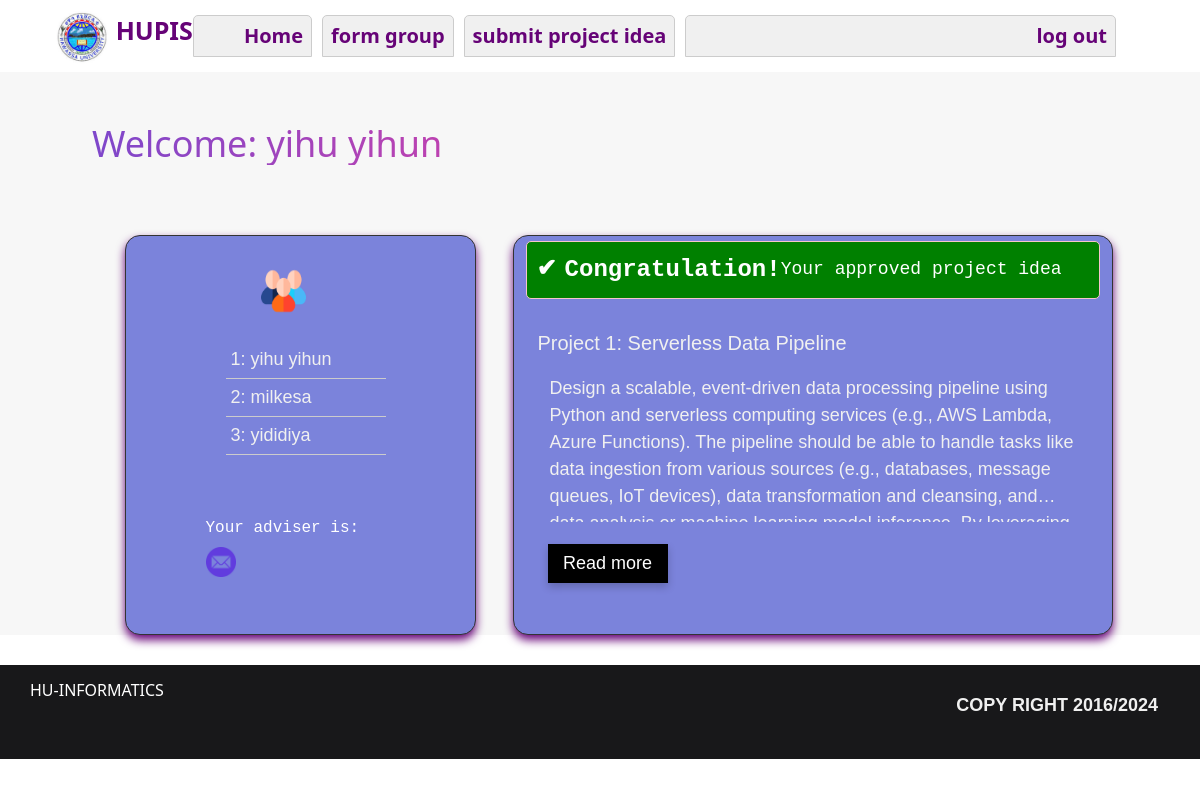
The page /home (signed in) on the database its author committed.
### nlp/models.py (models this page shows, shortened)
class User(db.Model,UserMixin):
    id = db.Column(db.Integer, primary_key=True)
    name = db.Column(db.String(80))
    email = db.Column(db.String(80), unique=True)
    dpt = db.Column(db.String(80))
    password = db.Column(db.String(80))
    is_student = db.Column(db.Boolean, default=False)
    is_dpthead = db.Column(db.Boolean, default=False)
    is_adviser = db.Column(db.Boolean, default=False)

class Student(User):
    studid = db.Column(db.Integer, unique=True)
    year = db.Column(db.Integer)
    is_grouped = db.Column(db.Boolean, default=False)
    group_id = db.Column(db.String(100))

class Newproject(db.Model):
    id = db.Column(db.Integer, primary_key=True)
    title = db.Column(db.String(200), unique=True)
    description = db.Column(db.String(255), unique=True)
    pdpt = db.Column(db.String(50))
    group_id = db.Column(db.String(100)) # check
    adviser_name = db.Column(db.String(100),default =None)
    is_approved = db.Column(db.Boolean, default=False)
    year = db.Column(db.Integer)
    date = db.Column(db.DateTime(timezone=True), nullable=False, default=datetime.now(timezone.utc))

### nlp/student/routes.py (the view)
@student.route('/home', methods=['GET', 'POST'])
@login_required
@student_required
def home():
    currentUser = Student.query.filter_by(id=current_user.id).first()
    groupID = currentUser.group_id
    userProject = Newproject.query.filter_by(group_id=groupID).all()
    adv = []
    if len(userProject)==1:
       adv= Adviser.query.filter_by(name=userProject[0].adviser_name).first()
    else:
       print("no adviser")
    groupStud = []
    if groupID or userProject:
        groupStud = Student.query.filter_by(group_id=groupID).all()
    else:
        flash("You do not have any project available and not grouped yet", 'danger')
    return render_template('home.html', title='Home Page',
                           currentUser=currentUser,
                           groupStud=groupStud,
                           userProject=userProject,
                           adv=adv
                           )

### nlp/models.py (called while the page is built)
@login_manager.user_loader
def load_user(user_id):
    return User.query.get(int(user_id))

### nlp/student/routes.py (called while the page is built)
def student_required(f):
    @wraps(f)
    def stud_decorated_function(*args, **kwargs):
        if not current_user.is_authenticated or not current_user.is_student:
            flash('You are not authorized to access this page.', 'danger')
            return redirect(url_for('student.login'))
        return f(*args, **kwargs)
    return stud_decorated_function

### nlp/templates/home.html (shortened to what this page needs)
{% extends "base.html" %}
{% block content %}
<div class="container-fluid home-background">
    <h2 class="text-home-bg-white" style="padding-top:50px; padding-left: 80px; margin-bottom:70px;"> Welcome: {{ currentUser.name }}</h2>
    <div class="row justify-content-center dsp">
        <div class="col-md-4">
            <div class="group-box box1">
                <div class="groups">
                    <img src="../static/images/group2.png" width="100" height="60" style="margin-top:10px; padding-left: 55px; " alt="">
                {% if groupStud %}
                    <div class=" stud">
                        {% for stud in groupStud %}
                        <p class="studp">{{loop.index}}: {{stud.name}}</p>
                        {% endfor %}
                    </div>
                {% else %}
                <p>you are alone, you should make group!</p>
                {% endif %}
                </div>
            <div style="margin-top: 40px;">
                <h5 class="" style="color: white;"><span style="font-size: 16px;">Your adviser is:</span> {{ adv.name }}<h5/>
                <span><img src="../static/images/email.png" width="30" alt=""></span><a href="mailto:{{adv.email}}" class="advemail"> {{adv.email}}</a>
            </div>
            </div>
        </div>
        <div class="col-md-6 home-project box2">
           {% if userProject %}
             {% if userProject|length == 1 %}
              <div class="congra">
                <span class="correct">&#10004;</span><span>Congratulation!</span><h5>Your approved project idea </h5>
              </div>
                <div class="">
                    {% for project in userProject %}
                        <div class="">
                            <div class="cardmain {% if userProject|length == 1 %}{% endif %}">
                                <h5 class="card-title">Project {{ loop.index }}: {{ project.title }}</h5>
                                <p class="description">{{ project.description }}</p>
                                <button class="adv-read-more read-more-btn">Read more</button>
                            </div>
                        </div>
                    {% endfor %}
                </div>
            {% endif %}
            {% else %}
            <div class="center-screen">
                <p class="error-message">No projects found for your department.</p>
              </div>
            {% endif %}
        </div>
    </div>
  </div>
{% endblock %}

### nlp/static/css/styles.css (style rules this page uses)
* { position: relative; }
body { margin: 0; font-family: sans-serif; font-size: 18px; line-height: 28px; }

### nlp/static/css/aprove.css (style rules this page uses)
:root { --color-primary: #059DFF; --color-primary-rgba: rgb(5, 157, 255); --color-primary-alt: #059DFF; --color-primary-light: #059DFF; --color-primary-lightest: #059DFF; --color-secondary: #FB5343; --color-tertiary: #6549D5; --color-tertiary-alt: #6549D5; --color-pink: #E33FA1; --color-green:green; }
.box2 { box-shadow: 0px 5px 10px 0px #660377; }
.dsp { display: flex; flex-direction: row; justify-content: center; gap: 25px; }
.app-cardmain ,p { left: auto; padding: 12px; font-family: 'Arial', sans-serif; font-size: 18px; color: #f0f0f0; }
.correct { color: green; margin-right: 8px; }
.adv-cardmain, p { left: auto; padding: 12px; font-family: 'Arial', sans-serif; font-size: 18px; color: #f0f0f0; }
.adv-read-more { line-height: 1.5; margin-left: 10px; margin-top: 6px; color: white; width: 120px; box-shadow: 0px 4px 8px rgba(0, 0, 0, 0.2); border: none; cursor: pointer; padding:6px; background-color:black; }
.description { overflow: hidden; display: -webkit-box; -webkit-line-clamp: 5; -webkit-box-orient: vertical; }
.home-background { height: auto; margin-bottom: 30px; background-color: #f7f7f7; }
.text-home-bg-white { font-size: 36px; background: linear-gradient(95deg, var(--color-primary) 15%, var(--color-tertiary) 45%, var(--color-pink) 75%, var(--color-secondary) 100%) 95% / 200% 100%; -webkit-background-clip: text; -webkit-text-fill-color: transparent; background-clip: text; color: transparent; z-index: 1; }
.group-box { height: 400px; border-radius: 15px; margin-left: 25px; transition: all ease 0.2s; border: 1px solid #333; padding-left:80px; background-color: #7b83db; font-family: 'Courier New', Courier, monospace; }
.box1 { box-shadow: 0px 5px 10px 0px #660377; }
.cardmain ,p { left: auto; padding: 12px; font-family: 'Arial', sans-serif; font-size: 18px; color: #f0f0f0; }
.groups { margin-top: 15px; }
.stud { width: 200px; border-radius: 10px; padding: 20px; margin-bottom: 20px; }
.studp { font-family: 'Arial', sans-serif; font-size: 18px; color: #f0f0f0; margin: 0; padding: 5px; border-bottom: 1px solid #ccc; }
.home-project { height: auto; border-radius: 15px; transition: all ease 0.2s; border: 1px solid #333; background-color: #7b83db; font-family: 'Courier New', Courier, monospace; }
.congra { background-color: green; border: 1px solid #f5c6cb; border-radius: 5px; padding: 10px; margin-bottom: 20px; margin-top: 5px; display: flex; align-items: center; }
.congra span { font-size: 24px; font-weight: bold; color: #ffffff; }
.congra h5 { font-size: 18px; color: #ffffff; margin: 0; }

### rows shown on the page
Student: name "yihu yihun"
Student: name "milkesa"
Student: name "yididiya"
Newproject: title "Serverless Data Pipeline", description "Design a scalable, event-driven data processing pipeline using Python and serverless computing services (e.g., AWS Lambda, Azure Functions). The pipeline should be able to handle tasks like data ingestion from various sources (e.g., databases, message queues, IoT devices), data transformation and cleansing,…"
